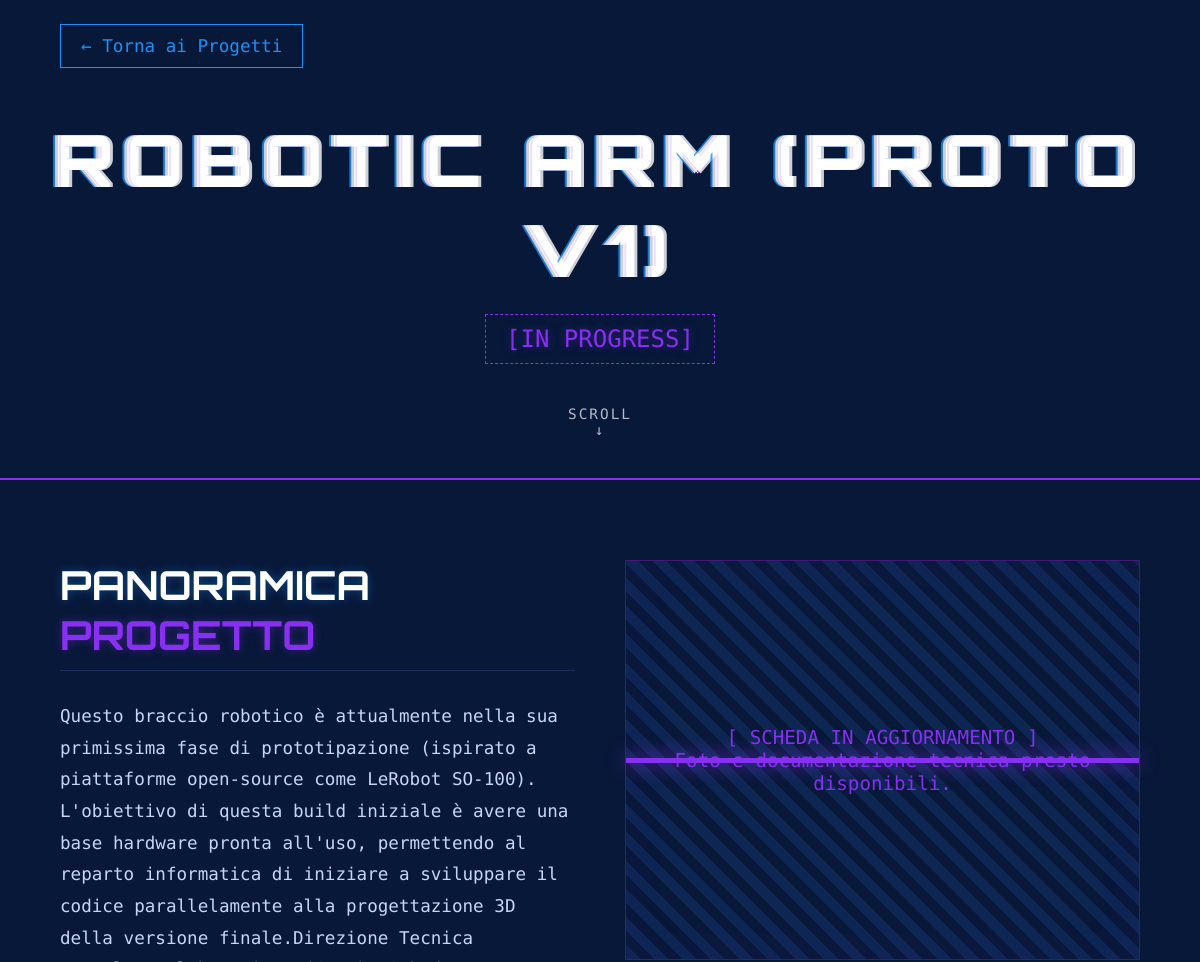
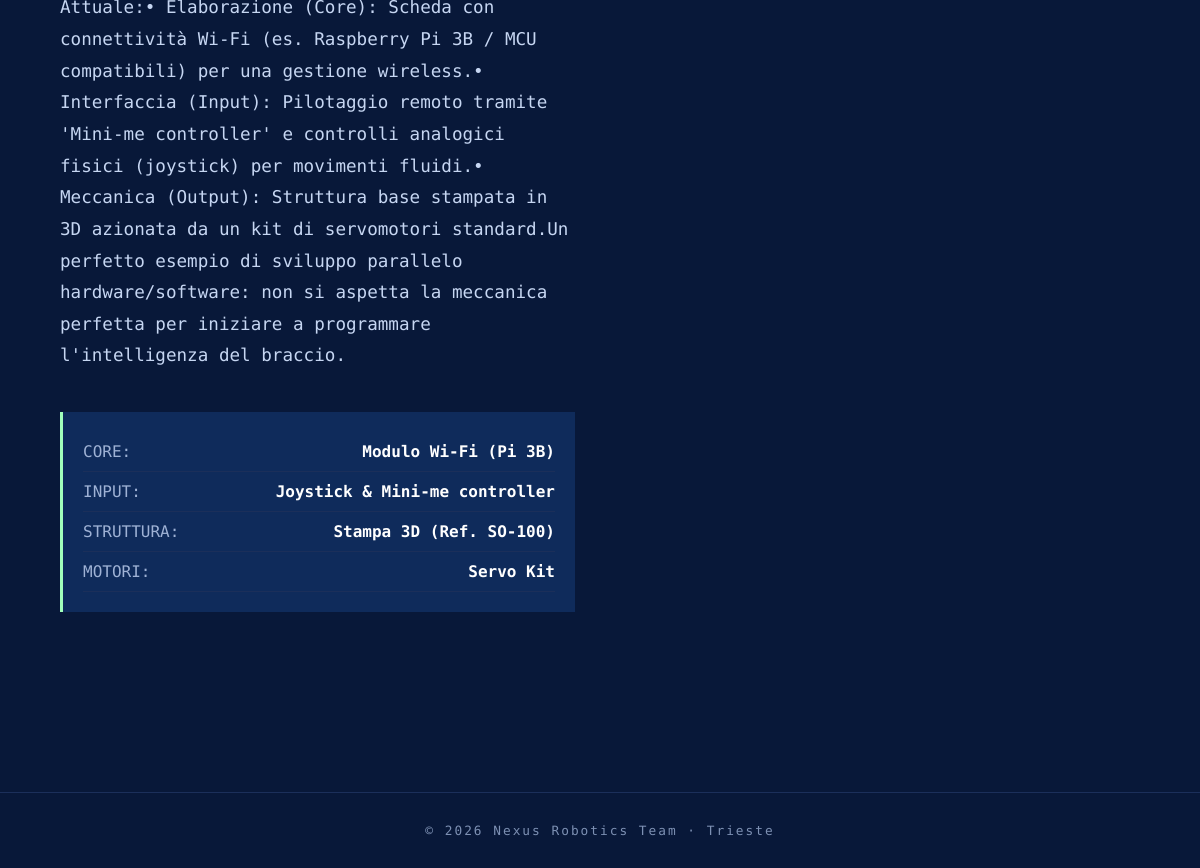
/project/3, run on an earlier commit of the app's database (2 pictures, top to bottom).
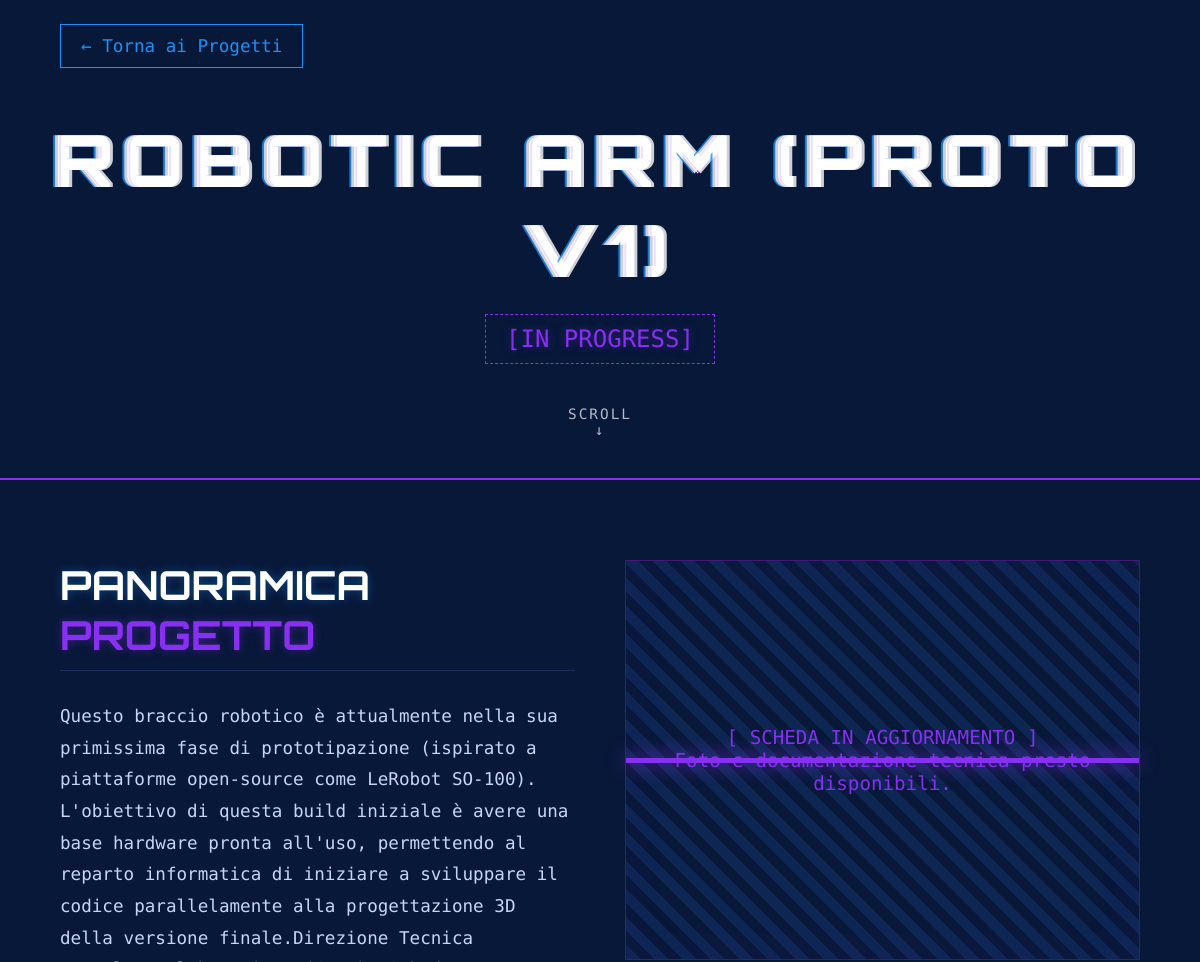
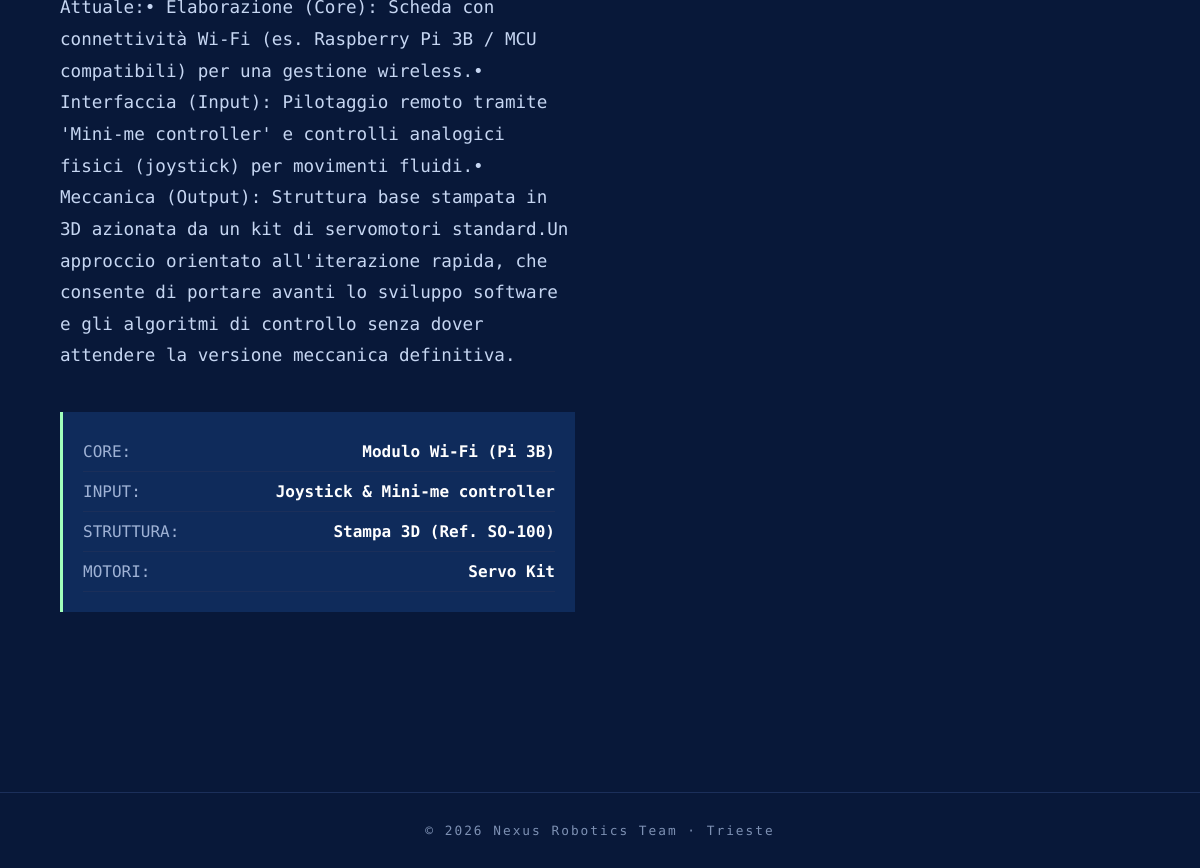
And on a later commit of the database (2 pictures, top to bottom).
### app.py (models this page shows)
class Project(db.Model):
    id = db.Column(db.Integer, primary_key=True)
    title = db.Column(db.String(200), nullable=False)
    short_desc = db.Column(db.Text, nullable=False)
    long_desc = db.Column(db.Text, nullable=False)
    status = db.Column(db.String(50))
    status_color = db.Column(db.String(50))
    order_num = db.Column(db.Integer, default=0)
    image_paths = db.Column(db.Text, nullable=True)
    video_url = db.Column(db.String(300), nullable=True)
    specs = db.Column(db.Text, nullable=True)

### app.py (the view)
@app.route('/project/<project_id>')
def project_detail(project_id):
    project = Project.query.get(project_id)
    if not project:
        return "Progetto non trovato", 404
    images = project.image_paths.split(',') if project.image_paths else []
    return render_template('project.html', project=project, images=images)

### templates/project.html (shortened to what this page needs)
<!DOCTYPE html>
<html lang="it">
<head>
    <link rel="stylesheet" href="{{ url_for('static', filename='css/style.css') }}">
</head>
<body>
    <div class="project-landing">
        <header class="project-topbar">
            <a href="/#projects" class="btn-back">← Torna ai Progetti</a>
        </header>
        <header class="project-hero reveal">
            <div class="project-hero-overlay"></div>
            <video autoplay muted loop playsinline class="project-video" id="projectVideo">
                <source src="/static/videos/carousel.mp4" type="video/mp4">
            </video>
            <div class="project-hero-content">
                <h1 class="project-title glitch" data-text="{{ project.title }}">{{ project.title }}</h1>
                <span class="status-badge {{ project.status_color }}">[{{ project.status }}]</span>
            </div>
            <div class="scroll-indicator">SCROLL <br> ↓</div>
        </header>
        <section class="project-details">
            <div class="details-grid">
                <div class="project-info-box reveal">
                    <h2 class="neon-text">PANORAMICA <span class="{{ project.status_color }}">PROGETTO</span></h2>
                    <p class="project-desc">{{ project.long_desc|striptags }}</p>
                    <div class="tech-specs">
                        {% if project.specs %}
                            {% set specs_list = project.specs.split('|') %}
                            {% for spec in specs_list %}
                                {% set parts = spec.split(':') %}
                                {% if parts|length == 2 %}
                                <div class="spec-row"><span>{{ parts[0] }}:</span> <span>{{ parts[1] }}</span></div>
                                {% endif %}
                            {% endfor %}
                        {% else %}
                            <div class="spec-row"><span>STATO:</span> <span>IN SVILUPPO</span></div>
                            <div class="spec-row"><span>PIATTAFORMA:</span> <span>PROTOTIPO</span></div>
                            <div class="spec-row"><span>CONTROLLO:</span> <span>DIGITALE</span></div>
                        {% endif %}
                    </div>
                </div>
                <div class="project-visuals reveal">
                    {% if images %}
                        <div class="project-gallery">
                            {% for img in images %}
                            <figure class="project-media">
                                <img src="{{ url_for('static', filename='images/projects/' ~ img) }}" alt="{{ project.title }} — immagine {{ loop.index }}" loading="lazy">
                            </figure>
                            {% endfor %}
                        </div>
                    {% else %}
                        <div class="wireframe-box">
                            <div class="scanning-bar"></div>
                            <p class="wireframe-text text-center">[ SCHEDA IN AGGIORNAMENTO ]<br>Foto e documentazione tecnica presto disponibili.</p>
                        </div>
                    {% endif %}
                </div>
            </div>
        </section>
    </div>
    <footer>
        <p>© 2026 Nexus Robotics Team · Trieste</p>
    </footer>
</body>
</html>

What changed in the data, as far as the page shows it:
changed Project "ROBOTIC ARM (PROTO V1)": long_desc "…kit di servomotori standard.Un perfetto esempio di sviluppo parallelo hardware/software: non si aspetta la meccanica perfetta per iniziare a programmare l'intelligenza del braccio." → "…kit di servomotori standard.Un approccio orientato all'iterazione rapida, che consente di portare avanti lo sviluppo software e gli algoritmi di controllo senza dover attendere la versione meccanica definitiva."
